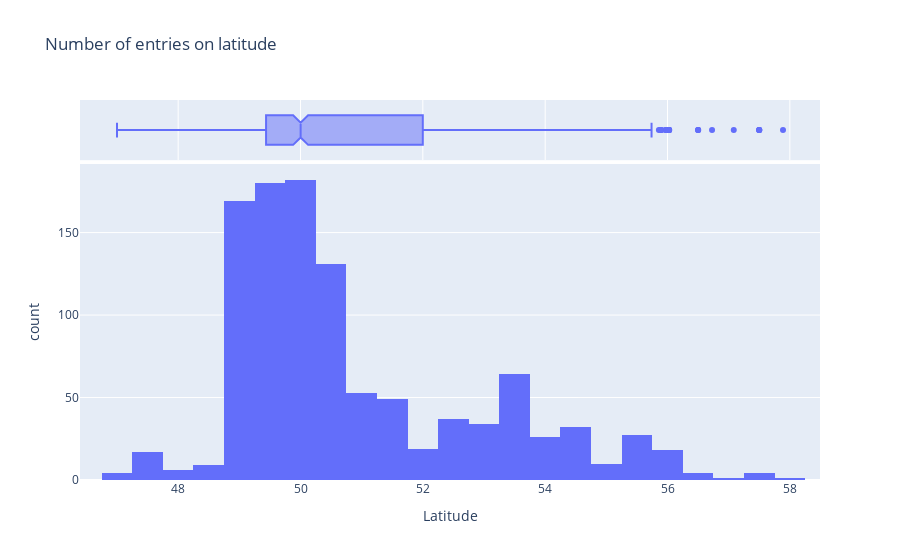

The code cell stored with this chart in its notebook:
### Markdown cell above
## Space

### Code cell
px.histogram(
    index,
    x="lat",
    title="Number of entries on latitude",
    labels=dict(
        lat="Latitude",
        count="Number of entries",
    ),
    marginal="box",
)

### Figure 1 — Plotly figure (JSON) as saved in the notebook; plotly's stock layout.template omitted (floating-point values rounded to 4 significant figures; data arrays with more than 128 entries replaced by an {"elided": "..."} marker saying what was removed)
{"data": [{"alignmentgroup": "True", "bingroup": "x", "hovertemplate": "Latitude=%{x}<br>count=%{y}<extra></extra>", "legendgroup": "", "marker": {"color": "#636efa", "pattern": {"shape": ""}}, "name": "", "offsetgroup": "", "orientation": "v", "showlegend": false, "type": "histogram", "x": {"elided": "1077 float values"}, "xaxis": "x", "yaxis": "y"}, {"alignmentgroup": "True", "hovertemplate": "Latitude=%{x}<extra></extra>", "legendgroup": "", "marker": {"color": "#636efa"}, "name": "", "notched": true, "offsetgroup": "", "showlegend": false, "type": "box", "x": {"elided": "1077 float values"}, "xaxis": "x2", "yaxis": "y2"}], "layout": {"barmode": "relative", "legend": {"tracegroupgap": 0}, "title": {"text": "Number of entries on latitude"}, "xaxis": {"anchor": "y", "domain": [0, 1], "title": {"text": "Latitude"}}, "xaxis2": {"anchor": "y2", "domain": [0, 1], "matches": "x", "showgrid": true, "showticklabels": false}, "yaxis": {"anchor": "x", "domain": [0, 0.8316], "title": {"text": "count"}}, "yaxis2": {"anchor": "x2", "domain": [0.8416, 1], "matches": "y2", "showgrid": false, "showline": false, "showticklabels": false, "ticks": ""}}}
